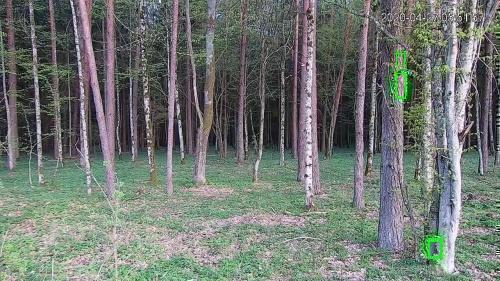
#> input picture in/20200427/20200427-051424-054429_0_.jpg, 500 x 281 px
$ python -i ts_ytb.py   (imports and definitions only)
#> lines starting #> are read from the running program, lines starting #| are printed output that depends on the picture
import sys
import os
import requests
import datetime
import pandas as pd
import argparse
import imutils
import time
import cv2
import csv
import pytz
import streamlink
import glob
from PIL import Image ,ImageDraw
import shutil

TIME_LIM = 1800
DEF_AREA = 100
REFERER = ""


HEADERS = {
    "User-Agent": "Mozilla/5.0 (Windows NT 6.1; Win64; x64; rv:57.0) Gecko/20100101 Firefox/57.0",
    "Accept": "*/*",
    "Accept-Language": "en-US,en;q=0.5",
    "Accept-Encoding": "gzip, deflate, br",
    "Referer": REFERER,
    "DNT": "1",
    "Connection": "keep-alive",
    "Pragma": "no-cache",
    "Cache-Control": "no-cache"
}

try:
    path_to_insec = sys.argv[1]
    path_to_in = sys.argv[2]
    video_url = sys.argv[3]

except IndexError:
    print("Usage:  path/to/insec path/to/in urlvideo")
    sys.exit(1)

retpo_name="noname"
# [6 lines not run here, left out]
retpo_name=os.path.splitext(retpo_name)[0]
logi_name="noname"
# [6 lines not run here, left out]
logi_name=os.path.splitext(logi_name)[0]

pass_name="noname"
# [6 lines not run here, left out]
pass_name=os.path.splitext(pass_name)[0]


def detect_motion(file_name):
    flg_save = 0
    num1rect = 0
    siz1rect = 0
    step_sv = 0
    coun_save = 0
    capms = 1
    vs = cv2.VideoCapture(file_name)
    firstFrame = None
    while True:
        frame = vs.read()
        frame = frame[1]
#> frame is the input picture: shape (281, 500, 3); mean B, G, R 113.7, 118.8, 112.9
        text = "Unoccupied"
        if frame is None:
            break
        #(wa, ha,c) =  frame.shape
        frame = imutils.resize(frame, width=500)
        (ha, wa,c) =  frame.shape
#> ha = 281; wa = 500; c = 3
        gray = cv2.cvtColor(frame, cv2.COLOR_BGR2GRAY)
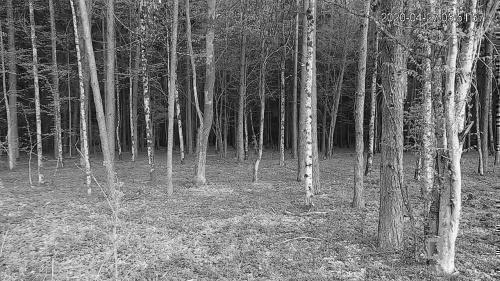
#> gray: shape (281, 500); min 0, max 255, mean 116.4
        gray = cv2.GaussianBlur(gray, (21, 21), 0)
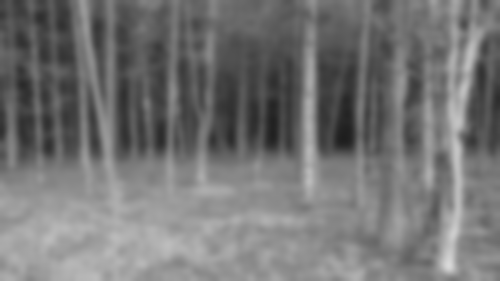
#> gray: shape (281, 500); min 30, max 217, mean 116.4
        if firstFrame is None:
            firstFrame = gray
            continue
        frameDelta = cv2.absdiff(firstFrame, gray)
        thresh = cv2.threshold(frameDelta, 25, 255, cv2.THRESH_BINARY)[1]
        thresh = cv2.dilate(thresh, None, iterations=2)
        cnts = cv2.findContours(thresh.copy(), cv2.RETR_EXTERNAL,cv2.CHAIN_APPROX_SIMPLE)
        cnts = imutils.grab_contours(cnts)
        siz1rectloc = 0
        for c in cnts:
            if cv2.contourArea(c) < DEF_AREA:
                continue
            if cv2.contourArea(c) > siz1rect:
                siz1rect = cv2.contourArea(c)
            if cv2.contourArea(c) > siz1rectloc:
                siz1rectloc = cv2.contourArea(c)
                (x1,y1,w1,h1) = cv2.boundingRect(c)
                if wa/w1 < 5:
                    w1=w1/5
                if ha/h1 < 5:
                    h1=h1/5
                transparent_area1 = (0,0,wa,y1)
                transparent_area2 = (0, y1 + h1,wa,ha)
                transparent_area3 = (0,y1, x1,y1 + h1)
                transparent_area4 = (x1+w1,y1, wa,y1 + h1)
            if len(cnts) > num1rect:
                num1rect = len(cnts)

            flg_save += 1
            (x, y, w, h) = cv2.boundingRect(c)
            cv2.rectangle(frame, (x, y), (x + w, y + h), (0, 255, 0), 2)
        if flg_save > 0:
            coun_save += 1
            flg_save = 0
            frameOrig = frame.copy()

            folder1 = path_to_in+file_name.split('-')[0]
            if not os.path.exists(folder1):
                os.mkdir(folder1)

#            folder1 = folder1+"/"+file_name.split('-')[1]+"-"+file_name.split('-')[2].split('.')[0]
#            if not os.path.exists(folder1):
#                os.mkdir(folder1)

            filejpg=folder1+"/"+file_name.split('.')[0]+"_"+str(step_sv)+"_.jpg"
            if os.path.exists(filejpg):
                os.remove(filejpg)

            cv2.imwrite(filejpg, frameOrig)

            image1 = Image.open(folder1+"/"+file_name.split('.')[0]+"_0_.jpg")
            image2 = Image.open(filejpg)
            image1.putalpha(1)
            image2.putalpha(1)
            mask=Image.new('L', image2.size, color=255)
            draw=ImageDraw.Draw(mask)
            draw.rectangle(transparent_area1, fill=0)
            draw.rectangle(transparent_area2, fill=0)
            draw.rectangle(transparent_area3, fill=0)
            draw.rectangle(transparent_area4, fill=0)
            image2.putalpha(mask)
            alphaComposited = Image.alpha_composite(image1, image2)
            rgb_im = alphaComposited.convert('RGB')
            rgb_im.save(folder1+"/"+file_name.split('.')[0]+"_0_.jpg")
            if step_sv == 0:
                step_sv = 1
            elif os.path.exists(filejpg):
                os.remove(filejpg)

        if capms != 0.0:
            capms = vs.get(cv2.CAP_PROP_POS_MSEC)

    vs.release()
    return coun_save,capms,siz1rect,num1rect

def getSegs(m3):
    lines = m3.text.split('\n')
    segments = []
    for line in lines:
        if '.ts' in line:
            segments.append(line)
    return segments


def dumpSegs( segments, path, append=False):
    with open(path, 'ab' if append else 'wb') as f:
        for segment in segments:
            segurl = segment
            success = False
            while not success:
                try:
                    seg = requests.get(segurl, headers=HEADERS)
                    success = True
                except:
                    print('retrying...')
            f.write(seg.content)


# [102 lines not run here, left out]

>>> result = detect_motion('../in/20200427/20200427-051424-054429_0_.jpg')

$ run again, on in/20200427/20200427-120935-123940_0_.jpg
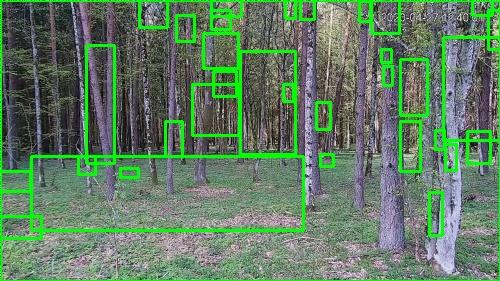
#> input picture in/20200427/20200427-120935-123940_0_.jpg, 500 x 281 px
#> in detect_motion, frame is the input picture: shape (281, 500, 3); mean B, G, R 99.1, 125.6, 97.1
#> in detect_motion, `gray = cv2.cvtColor(frame, cv2.COLOR_BGR2GRAY)`:
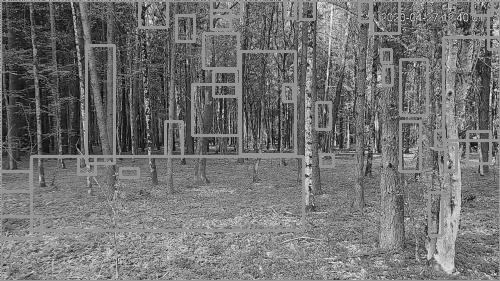
#> gray: shape (281, 500); min 0, max 252, mean 114.1
#> in detect_motion, `gray = cv2.GaussianBlur(gray, (21, 21), 0)`:
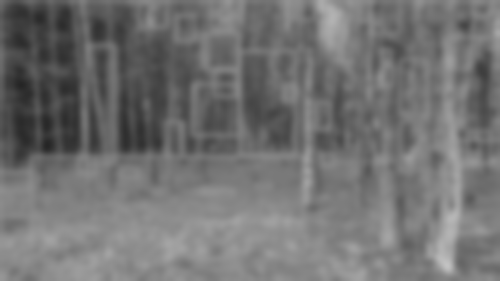
#> gray: shape (281, 500); min 37, max 194, mean 113.9

$ run again, on in/20200427/20200427-143633-150638_0_.jpg
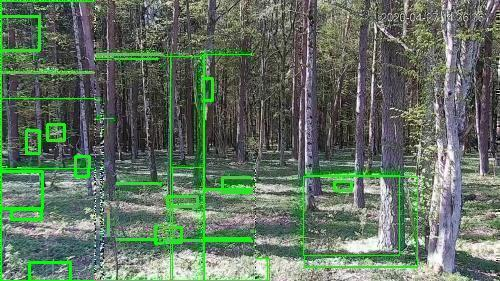
#> input picture in/20200427/20200427-143633-150638_0_.jpg, 500 x 281 px
#> in detect_motion, frame is the input picture: shape (281, 500, 3); mean B, G, R 96.6, 113.9, 97.2
#> in detect_motion, `gray = cv2.cvtColor(frame, cv2.COLOR_BGR2GRAY)`:
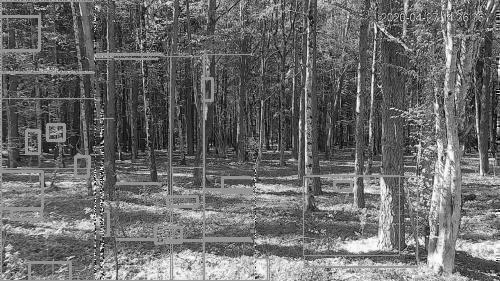
#> gray: shape (281, 500); min 0, max 255, mean 106.9
#> in detect_motion, `gray = cv2.GaussianBlur(gray, (21, 21), 0)`:
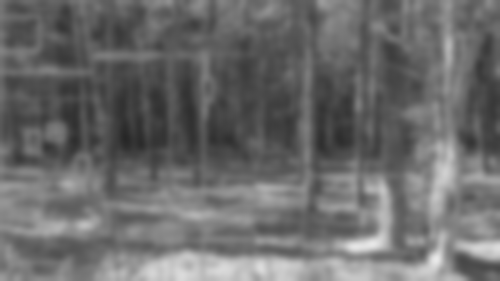
#> gray: shape (281, 500); min 38, max 233, mean 106.9

$ run again, on in/20200427/20200427-163713-170718_0_.jpg
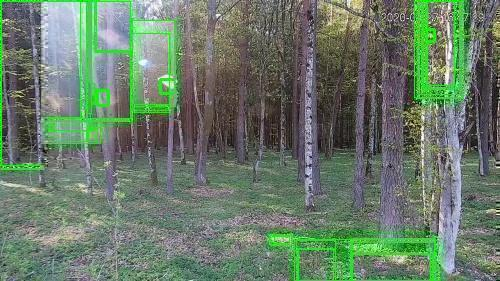
#> input picture in/20200427/20200427-163713-170718_0_.jpg, 500 x 281 px
#> in detect_motion, frame is the input picture: shape (281, 500, 3); mean B, G, R 104.7, 123.1, 105.2
#> in detect_motion, `gray = cv2.cvtColor(frame, cv2.COLOR_BGR2GRAY)`:
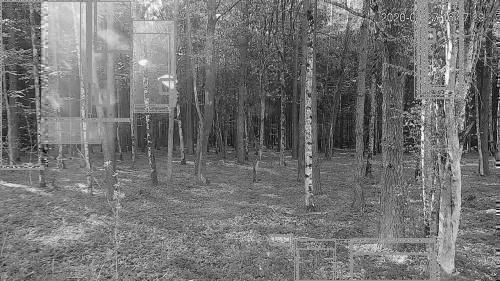
#> gray: shape (281, 500); min 1, max 255, mean 115.7
#> in detect_motion, `gray = cv2.GaussianBlur(gray, (21, 21), 0)`:
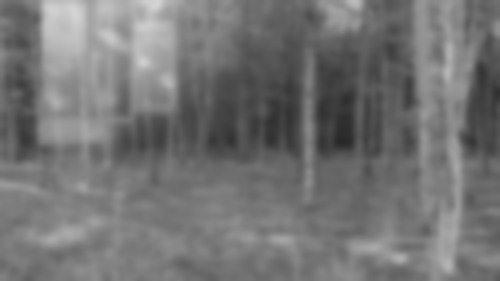
#> gray: shape (281, 500); min 40, max 212, mean 115.6
